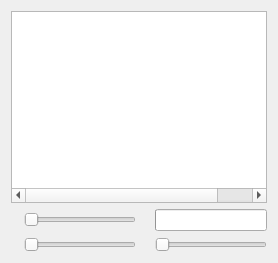
      <widget class="QWidget" name="layoutWidget">
       <layout class="QVBoxLayout" name="verticalLayout">
        <item>
         <widget class="ChannelsTree" name="channelsWidget">
          <property name="contextMenuPolicy">
           <enum>Qt::CustomContextMenu</enum>
          </property>
          <property name="editTriggers">
           <set>QAbstractItemView::NoEditTriggers</set>
          </property>
          <property name="showDropIndicator" stdset="0">
           <bool>false</bool>
          </property>
          <property name="alternatingRowColors">
           <bool>false</bool>
          </property>
          <property name="selectionMode">
           <enum>QAbstractItemView::ExtendedSelection</enum>
          </property>
          <property name="selectionBehavior">
           <enum>QAbstractItemView::SelectItems</enum>
          </property>
          <property name="rootIsDecorated">
           <bool>false</bool>
          </property>
          <property name="uniformRowHeights">
           <bool>true</bool>
          </property>
          <property name="animated">
           <bool>false</bool>
          </property>
          <property name="headerHidden">
           <bool>true</bool>
          </property>
          <property name="columnCount">
           <number>5</number>
          </property>
          <attribute name="headerVisible">
           <bool>false</bool>
          </attribute>
          <attribute name="headerDefaultSectionSize">
           <number>50</number>
          </attribute>
          <attribute name="headerMinimumSectionSize">
           <number>5</number>
          </attribute>
          <attribute name="headerStretchLastSection">
           <bool>false</bool>
          </attribute>
          <column>
           <property name="text">
            <string notr="true">1</string>
           </property>
          </column>
          <column>
           <property name="text">
            <string notr="true">2</string>
           </property>
          </column>
          <column>
           <property name="text">
            <string notr="true">3</string>
           </property>
          </column>
          <column>
           <property name="text">
            <string notr="true">4</string>
           </property>
          </column>
          <column>
           <property name="text">
            <string notr="true">5</string>
           </property>
          </column>
         </widget>
        </item>
        <item>
         <layout class="QGridLayout" name="gridLayout" columnstretch="0,1,0,1">
          <item row="0" column="0">
           <widget class="QLabel" name="label">
            <property name="sizePolicy">
             <sizepolicy hsizetype="Preferred" vsizetype="Preferred">
              <horstretch>0</horstretch>
              <verstretch>0</verstretch>
             </sizepolicy>
            </property>
            <property name="toolTip">
             <string>Master volume</string>
            </property>
            <property name="text">
             <string/>
            </property>
            <property name="pixmap">
             <pixmap resource="resources.qrc">:/images/images/speaker.png</pixmap>
            </property>
            <property name="buddy">
             <cstring>volumeSlider</cstring>
            </property>
           </widget>
          </item>
          <item row="0" column="1">
           <widget class="QSlider" name="volumeSlider">
            <property name="sizePolicy">
             <sizepolicy hsizetype="Expanding" vsizetype="Fixed">
              <horstretch>0</horstretch>
              <verstretch>0</verstretch>
             </sizepolicy>
            </property>
            <property name="toolTip">
             <string>Master volume</string>
            </property>
            <property name="maximum">
             <number>255</number>
            </property>
            <property name="singleStep">
             <number>5</number>
            </property>
            <property name="pageStep">
             <number>15</number>
            </property>
            <property name="orientation">
             <enum>Qt::Horizontal</enum>
            </property>
           </widget>
          </item>
          <item row="0" column="2">
           <widget class="QLabel" name="label_3">
            <property name="toolTip">
             <string>Voice level</string>
            </property>
            <property name="text">
             <string/>
            </property>
            <property name="pixmap">
             <pixmap resource="resources.qrc">:/images/images/vumeter.png</pixmap>
            </property>
            <property name="alignment">
             <set>Qt::AlignCenter</set>
            </property>
           </widget>
          </item>
          <item row="0" column="3">
           <widget class="QProgressBar" name="voiceactBar">
            <property name="sizePolicy">
             <sizepolicy hsizetype="Ignored" vsizetype="Preferred">
              <horstretch>0</horstretch>
              <verstretch>0</verstretch>
             </sizepolicy>
            </property>
            <property name="toolTip">
             <string>Voice level</string>
            </property>
            <property name="maximum">
             <number>20</number>
            </property>
            <property name="value">
             <number>0</number>
            </property>
            <property name="alignment">
             <set>Qt::AlignCenter</set>
            </property>
            <property name="format">
             <string/>
            </property>
           </widget>
          </item>
          <item row="1" column="0">
           <widget class="QLabel" name="label_2">
            <property name="toolTip">
             <string>Microphone gain</string>
            </property>
            <property name="text">
             <string/>
            </property>
            <property name="pixmap">
             <pixmap resource="resources.qrc">:/images/images/mike.png</pixmap>
            </property>
            <property name="alignment">
             <set>Qt::AlignCenter</set>
            </property>
            <property name="buddy">
             <cstring>micSlider</cstring>
            </property>
           </widget>
          </item>
          <item row="1" column="1">
           <widget class="QSlider" name="micSlider">
            <property name="sizePolicy">
             <sizepolicy hsizetype="Expanding" vsizetype="Fixed">
              <horstretch>0</horstretch>
              <verstretch>0</verstretch>
             </sizepolicy>
            </property>
            <property name="toolTip">
             <string>Microphone gain</string>
            </property>
            <property name="maximum">
             <number>8000</number>
            </property>
            <property name="singleStep">
             <number>100</number>
            </property>
            <property name="pageStep">
             <number>1000</number>
            </property>
            <property name="orientation">
             <enum>Qt::Horizontal</enum>
            </property>
           </widget>
          </item>
          <item row="1" column="2">
           <widget class="QLabel" name="label_4">
            <property name="toolTip">
             <string>Voice activation level</string>
            </property>
            <property name="text">
             <string/>
            </property>
            <property name="pixmap">
             <pixmap resource="resources.qrc">:/images/images/voiceact.png</pixmap>
            </property>
            <property name="alignment">
             <set>Qt::AlignCenter</set>
            </property>
            <property name="buddy">
             <cstring>voiceactSlider</cstring>
            </property>
           </widget>
          </item>
          <item row="1" column="3">
           <widget class="QSlider" name="voiceactSlider">
            <property name="sizePolicy">
             <sizepolicy hsizetype="Expanding" vsizetype="Fixed">
              <horstretch>0</horstretch>
              <verstretch>0</verstretch>
             </sizepolicy>
            </property>
            <property name="toolTip">
             <string>Voice activation level</string>
            </property>
            <property name="maximum">
             <number>20</number>
            </property>
            <property name="orientation">
             <enum>Qt::Horizontal</enum>
            </property>
           </widget>
          </item>
         </layout>
        </item>
       </layout>
      </widget>
